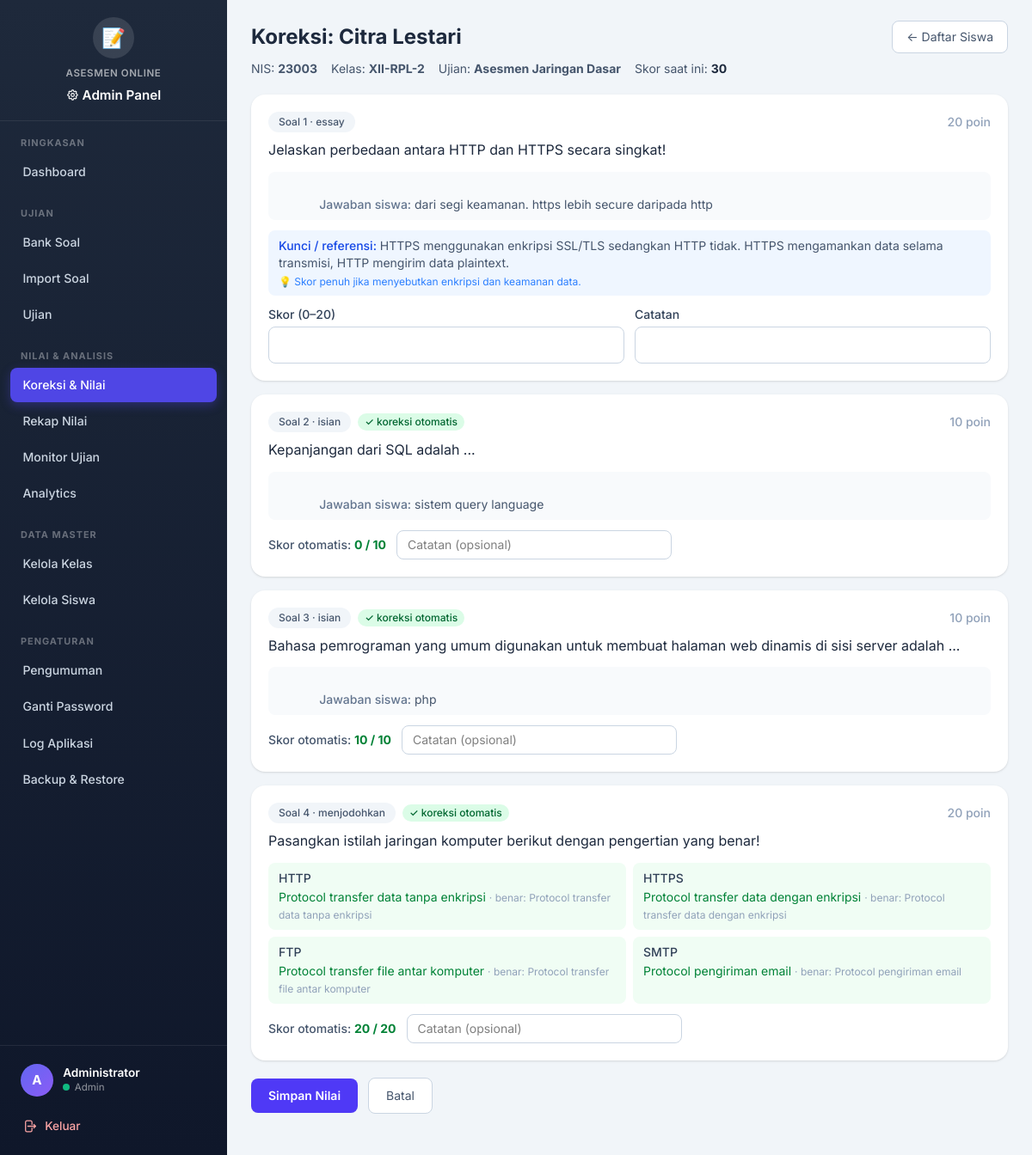
The page /admin/koreksi/koreksi_sesi.php?sesi=3 (signed in) on the database its author committed.
### tables this page shows
CREATE TABLE IF NOT EXISTS sesi_ujian (
  id INT AUTO_INCREMENT PRIMARY KEY,
  id_ujian INT NOT NULL,
  id_siswa INT NOT NULL,
  mulai_pada DATETIME NULL,
  berakhir_pada DATETIME NULL,      
  submitted_at DATETIME NULL,
  status ENUM('berlangsung','submitted','dinilai','dikoreksi') NOT NULL DEFAULT 'berlangsung',
  total_skor INT NOT NULL DEFAULT 0,
  total_poin_auto INT NOT NULL DEFAULT 0,
  total_poin_manual INT NOT NULL DEFAULT 0,
  ip_address VARCHAR(45) NULL,
  created_at TIMESTAMP DEFAULT CURRENT_TIMESTAMP,
  CONSTRAINT fk_sesi_ujian FOREIGN KEY (id_ujian) REFERENCES ujian(id) ON DELETE CASCADE,
  CONSTRAINT fk_sesi_siswa FOREIGN KEY (id_siswa) REFERENCES siswa(id) ON DELETE CASCADE,
  UNIQUE KEY uk_sesi (id_ujian, id_siswa),
  KEY idx_sesi_siswa (id_siswa)
);

CREATE TABLE IF NOT EXISTS siswa (
  id INT AUTO_INCREMENT PRIMARY KEY,
  nis VARCHAR(50) NOT NULL UNIQUE,
  nama_lengkap VARCHAR(100) NOT NULL,
  password VARCHAR(255) NOT NULL,
  kelas_id INT NULL,
  is_active TINYINT(1) DEFAULT 1,
  created_at TIMESTAMP DEFAULT CURRENT_TIMESTAMP,
  CONSTRAINT fk_siswa_kelas FOREIGN KEY (kelas_id) REFERENCES kelas(id) ON DELETE SET NULL,
  KEY idx_siswa_kelas (kelas_id)
);

CREATE TABLE IF NOT EXISTS kelas (
  id INT AUTO_INCREMENT PRIMARY KEY,
  nama_kelas VARCHAR(50) NOT NULL UNIQUE,
  created_at TIMESTAMP DEFAULT CURRENT_TIMESTAMP
);

CREATE TABLE IF NOT EXISTS ujian (
  id INT AUTO_INCREMENT PRIMARY KEY,
  judul VARCHAR(150) NOT NULL,
  mata_pelajaran VARCHAR(100) NULL,
  deskripsi TEXT NULL,
  tanggal_mulai DATETIME NULL,
  tanggal_selesai DATETIME NULL,
  durasi_menit INT NOT NULL DEFAULT 60,
  status ENUM('draft','aktif','selesai') NOT NULL DEFAULT 'draft',
  acak_soal TINYINT(1) NOT NULL DEFAULT 0,
  tampilkan_hasil TINYINT(1) NOT NULL DEFAULT 1,
  created_by INT NULL,
  created_at TIMESTAMP DEFAULT CURRENT_TIMESTAMP,
  updated_at TIMESTAMP DEFAULT CURRENT_TIMESTAMP ON UPDATE CURRENT_TIMESTAMP,
  CONSTRAINT fk_ujian_admin FOREIGN KEY (created_by) REFERENCES admin_users(id) ON DELETE SET NULL,
  KEY idx_ujian_status (status)
);

CREATE TABLE IF NOT EXISTS ujian_soal (
  id INT AUTO_INCREMENT PRIMARY KEY,
  id_ujian INT NOT NULL,
  id_soal INT NOT NULL,
  urutan INT NOT NULL DEFAULT 0,
  CONSTRAINT fk_us_ujian FOREIGN KEY (id_ujian) REFERENCES ujian(id) ON DELETE CASCADE,
  CONSTRAINT fk_us_soal FOREIGN KEY (id_soal) REFERENCES bank_soal(id) ON DELETE CASCADE,
  UNIQUE KEY uk_us (id_ujian, id_soal),
  KEY idx_us_ujian (id_ujian)
);

CREATE TABLE IF NOT EXISTS bank_soal (
  id INT AUTO_INCREMENT PRIMARY KEY,
  tipe ENUM('essay','isian','menjodohkan') NOT NULL,
  pertanyaan TEXT NOT NULL,
  kunci TEXT NULL,                  
  petunjuk TEXT NULL,               
  poin INT NOT NULL DEFAULT 10,
  created_at TIMESTAMP DEFAULT CURRENT_TIMESTAMP,
  updated_at TIMESTAMP DEFAULT CURRENT_TIMESTAMP ON UPDATE CURRENT_TIMESTAMP
);

CREATE TABLE IF NOT EXISTS jawaban (
  id INT AUTO_INCREMENT PRIMARY KEY,
  id_sesi INT NOT NULL,
  id_ujian_soal INT NOT NULL,
  jawaban TEXT NULL,                
  skor INT NULL,                    
  status_koreksi ENUM('belum','otomatis','manual') NOT NULL DEFAULT 'belum',
  catatan TEXT NULL,
  updated_at TIMESTAMP DEFAULT CURRENT_TIMESTAMP ON UPDATE CURRENT_TIMESTAMP,
  CONSTRAINT fk_jawaban_sesi FOREIGN KEY (id_sesi) REFERENCES sesi_ujian(id) ON DELETE CASCADE,
  CONSTRAINT fk_jawaban_us FOREIGN KEY (id_ujian_soal) REFERENCES ujian_soal(id) ON DELETE CASCADE,
  UNIQUE KEY uk_jawaban (id_sesi, id_ujian_soal),
  KEY idx_jawaban_sesi (id_sesi)
);

CREATE TABLE IF NOT EXISTS pasangan_menjodohkan (
  id INT AUTO_INCREMENT PRIMARY KEY,
  id_soal INT NOT NULL,
  kolom_kiri VARCHAR(255) NOT NULL,
  kolom_kanan VARCHAR(255) NOT NULL,
  urutan INT NOT NULL DEFAULT 0,
  CONSTRAINT fk_pasangan_soal FOREIGN KEY (id_soal) REFERENCES bank_soal(id) ON DELETE CASCADE,
  KEY idx_pasangan_soal (id_soal)
);

### core/functions.php (called while the page is built, shortened)
<?php
function e($value) {
    return htmlspecialchars((string)$value, ENT_QUOTES, 'UTF-8');
}

### admin/koreksi/koreksi_sesi.php (the view, shortened to what this page needs)
<?php
$id_sesi = (int)($_GET['sesi'] ?? 0);
$conn = db();
$stmt = $conn->prepare("
    SELECT s.*, u.id AS id_ujian, u.judul, u.tampilkan_hasil, sis.nis, sis.nama_lengkap, k.nama_kelas
    FROM sesi_ujian s
    JOIN ujian u ON u.id = s.id_ujian
    JOIN siswa sis ON sis.id = s.id_siswa
    LEFT JOIN kelas k ON k.id = sis.kelas_id
    WHERE s.id = ?
");
$stmt->bind_param('i', $id_sesi);
$stmt->execute();
$sesi = $stmt->get_result()->fetch_assoc();
$stmt = $conn->prepare("
    SELECT us.id AS id_us, us.id_soal, us.urutan, b.tipe, b.pertanyaan, b.kunci, b.poin, b.petunjuk,
           j.jawaban, j.skor, j.status_koreksi, j.catatan
    FROM ujian_soal us
    JOIN bank_soal b ON b.id = us.id_soal
    LEFT JOIN jawaban j ON j.id_ujian_soal = us.id AND j.id_sesi = ?
    WHERE us.id_ujian = ? ORDER BY us.urutan, us.id
");
$stmt->bind_param('ii', $id_sesi, $sesi['id_ujian']);
$stmt->execute();
$soal_list = $stmt->get_result()->fetch_all(MYSQLI_ASSOC);
require __DIR__ . '/../../views/layout_admin_top.php';
?>
<div class="flex items-center justify-between">
  <h1 class="text-2xl font-bold text-slate-800">Koreksi: <?= e($sesi['nama_lengkap']) ?></h1>
  <a href="nilai.php?ujian=<?= (int)$sesi['id_ujian'] ?>" class="rounded-lg border border-slate-300 bg-white px-4 py-2 text-sm text-slate-600 hover:bg-slate-50">← Daftar Siswa</a>
</div>
<div class="mt-2 mb-5 flex flex-wrap gap-4 text-sm text-slate-600">
  <span>NIS: <b><?= e($sesi['nis']) ?></b></span>
  <span>Kelas: <b><?= e($sesi['nama_kelas'] ?? '-') ?></b></span>
  <span>Ujian: <b><?= e($sesi['judul']) ?></b></span>
  <span>Skor saat ini: <b class="text-slate-800"><?= (int)$sesi['total_skor'] ?></b></span>
</div>
<form method="post">
  <div class="space-y-4">
    <?php foreach ($soal_list as $i => $r): ?>
      <div class="rounded-2xl bg-white p-5 shadow">
        <div class="mb-2 flex items-center justify-between gap-3">
          <div class="flex items-center gap-2">
            <span class="inline-flex rounded-full bg-slate-100 px-3 py-1 text-xs font-medium text-slate-600">Soal <?= $i + 1 ?> · <?= e($r['tipe']) ?></span>
            <?php if ($r['tipe'] === 'essay' && ($r['status_koreksi'] ?? '') === 'manual'): ?>
              <span class="inline-flex rounded-full bg-blue-100 px-2 py-0.5 text-xs font-medium text-blue-800">✓ dinilai manual</span>
            <?php elseif ($r['tipe'] !== 'essay' && ($r['status_koreksi'] ?? '') === 'otomatis'): ?>
              <span class="inline-flex rounded-full bg-green-100 px-2 py-0.5 text-xs font-medium text-green-800">✓ koreksi otomatis</span>
            <?php endif; ?>
          </div>
          <span class="text-sm font-medium text-slate-400"><?= (int)$r['poin'] ?> poin</span>
        </div>
        <div class="text-slate-800 whitespace-pre-wrap"><?= e($r['pertanyaan']) ?></div>
        <?php if ($r['tipe'] === 'menjodohkan'): ?>
          <?php
            $stmt_pair = $conn->prepare("SELECT id, kolom_kiri, kolom_kanan FROM pasangan_menjodohkan WHERE id_soal = ? ORDER BY urutan");
            $stmt_pair->bind_param('i', $r['id_soal']);
            $stmt_pair->execute();
            $pairs = $stmt_pair->get_result()->fetch_all(MYSQLI_ASSOC);
            $jawaban_json = json_decode((string)$r['jawaban'], true);
          ?>
          <div class="mt-3 grid grid-cols-1 gap-2 sm:grid-cols-2">
            <?php foreach ($pairs as $pp):
              $kiri_id = (int)$pp['id'];
              $terpilih = is_array($jawaban_json) && isset($jawaban_json[$kiri_id]) ? $jawaban_json[$kiri_id] : null;
              $teks_terpilih = '';
              if ($terpilih !== null && $terpilih !== '') {
                  if (is_numeric($terpilih)) {
                      foreach ($pairs as $pp2) {
                          if ((int)$pp2['id'] === (int)$terpilih) {
                              $teks_terpilih = $pp2['kolom_kanan'];
                              break;
                          }
                      }
                  } else {
                      $teks_terpilih = $terpilih;
                  }
              }
              $benar = ($teks_terpilih !== '' && mb_strtolower(trim($teks_terpilih)) === mb_strtolower(trim($pp['kolom_kanan'])));
            ?>
              <div class="rounded-lg px-3 py-2 text-sm <?= $teks_terpilih === '' ? 'bg-slate-50' : ($benar ? 'bg-green-50' : 'bg-red-50') ?>">
                <div class="font-medium text-slate-700"><?= e($pp['kolom_kiri']) ?></div>
                <div class="mt-0.5 text-slate-600">
                  <span class="<?= $benar ? 'text-green-700' : ($teks_terpilih === '' ? 'text-slate-400' : 'text-red-700') ?>">
                    <?= $teks_terpilih === '' ? '(tidak diisi)' : e($teks_terpilih) ?>
                  </span>
                  <span class="text-xs text-slate-400">· benar: <?= e($pp['kolom_kanan']) ?></span>
                </div>
              </div>
            <?php endforeach; ?>
          </div>
        <?php else: ?>
          <div class="mt-3 rounded-lg bg-slate-50 px-3 py-2 text-sm text-slate-600 whitespace-pre-wrap">
            <span class="font-medium text-slate-500">Jawaban siswa:</span> <?= e($r['jawaban'] !== null && $r['jawaban'] !== '' ? $r['jawaban'] : '(kosong)') ?>
          </div>
        <?php endif; ?>
        <?php if ($r['tipe'] === 'essay'): ?>
          <div class="mt-3 rounded-lg bg-blue-50 px-3 py-2 text-sm text-slate-600">
            <span class="font-medium text-blue-700">Kunci / referensi:</span> <?= e($r['kunci'] ?? '-') ?>
            <?php if (!empty($r['petunjuk'])): ?><div class="mt-1 text-xs text-blue-500">💡 <?= e($r['petunjuk']) ?></div><?php endif; ?>
          </div>
          <div class="mt-3 grid grid-cols-1 gap-3 sm:grid-cols-2">
            <div>
              <label class="mb-1 block text-sm font-medium text-slate-700">Skor (0–<?= (int)$r['poin'] ?>)</label>
              <input type="number" name="skor[<?= (int)$r['id_us'] ?>]" min="0" max="<?= (int)$r['poin'] ?>"
                     value="<?= $r['skor'] !== null ? (int)$r['skor'] : '' ?>"
                     class="w-full rounded-lg border border-slate-300 px-3 py-2 focus:border-indigo-500 focus:outline-none">
            </div>
            <div>
              <label class="mb-1 block text-sm font-medium text-slate-700">Catatan</label>
              <input type="text" name="catatan[<?= (int)$r['id_us'] ?>]" value="<?= e($r['catatan'] ?? '') ?>"
                     class="w-full rounded-lg border border-slate-300 px-3 py-2 focus:border-indigo-500 focus:outline-none">
            </div>
          </div>
        <?php else: ?>
          <div class="mt-3 flex flex-wrap items-center gap-3">
            <span class="text-sm font-medium text-slate-600">Skor otomatis: <b class="text-green-700"><?= $r['skor'] !== null ? (int)$r['skor'] : 'belum' ?> / <?= (int)$r['poin'] ?></b></span>
            <div class="flex-1 sm:max-w-xs">
              <input type="text" name="catatan[<?= (int)$r['id_us'] ?>]" value="<?= e($r['catatan'] ?? '') ?>" placeholder="Catatan (opsional)"
                     class="w-full rounded-lg border border-slate-300 px-3 py-1.5 text-sm focus:border-indigo-500 focus:outline-none">
            </div>
          </div>
        <?php endif; ?>
      </div>
    <?php endforeach; ?>
  </div>
  <div class="mt-5 flex items-center gap-3">
    <button type="submit" class="rounded-lg bg-indigo-600 px-5 py-2.5 text-sm font-semibold text-white hover:bg-indigo-700">Simpan Nilai</button>
    <a href="nilai.php?ujian=<?= (int)$sesi['id_ujian'] ?>" class="rounded-lg border border-slate-300 bg-white px-5 py-2.5 text-sm text-slate-600 hover:bg-slate-50">Batal</a>
  </div>
</form>
<?php require __DIR__ . '/../../views/layout_admin_bottom.php'; ?>

### assets/css/theme.css (style rules this page uses)
:root { --primary: #4f46e5; --primary-hover: #4338ca; --primary-light: #eef2ff; --secondary: #64748b; --success: #10b981; --success-light: #d1fae5; --warning: #f59e0b; --warning-light: #fef3c7; --danger: #ef4444; --danger-light: #fee2e2; --info: #3b82f6; --info-light: #dbeafe; --dark: #1e293b; --light: #f8fafc; --border: #e2e8f0; --sidebar-width: 264px; --sidebar-bg: linear-gradient(180deg, #1e293b 0%, #0f172a 100%); --card-shadow: 0 1px 3px rgba(0,0,0,0.06), 0 1px 2px rgba(0,0,0,0.04); --card-hover-shadow: 0 10px 25px rgba(0,0,0,0.10); --radius: 12px; --radius-sm: 8px; --font: 'Inter', system-ui, -apple-system, sans-serif; --transition: 0.2s ease; }
* { font-family: var(--font); }
body { font-size: 16px; line-height: 1.6; }

### rows shown on the page
sesi_ujian: id_siswa.nama_lengkap "Citra Lestari", id_siswa.nis "23003", kelas.nama_kelas "XII-RPL-2", id_ujian.judul "Asesmen Jaringan Dasar", total_skor "30"
ujian_soal: id_soal.tipe "essay", id_soal.poin "20", id_soal.pertanyaan "Jelaskan perbedaan antara HTTP dan HTTPS secara singkat!", jawaban.jawaban "dari segi keamanan. https lebih secure daripada http", id_soal.kunci "HTTPS menggunakan enkripsi SSL/TLS sedangkan HTTP tidak. HTTPS mengamankan data selama transmisi, HTTP mengirim data plaintext.", id_soal.petunjuk "Skor penuh jika menyebutkan enkripsi dan keamanan data."
ujian_soal: id_soal.tipe "isian", shows "✓ koreksi otomatis", id_soal.poin "10", id_soal.pertanyaan "Kepanjangan dari SQL adalah ...", jawaban.jawaban "sistem query language", jawaban.skor "0"
ujian_soal: id_soal.tipe "isian", shows "✓ koreksi otomatis", id_soal.poin "10", id_soal.pertanyaan "Bahasa pemrograman yang umum digunakan untuk membuat halaman web dinamis di sisi server adalah ...", jawaban.jawaban "php", jawaban.skor "10"
ujian_soal: id_soal.tipe "menjodohkan", shows "✓ koreksi otomatis", id_soal.poin "20", id_soal.pertanyaan "Pasangkan istilah jaringan komputer berikut dengan pengertian yang benar!", jawaban.skor "20"
pasangan_menjodohkan: kolom_kiri "HTTP", kolom_kanan "Protocol transfer data tanpa enkripsi"
pasangan_menjodohkan: kolom_kiri "HTTPS", kolom_kanan "Protocol transfer data dengan enkripsi"
pasangan_menjodohkan: kolom_kiri "FTP", kolom_kanan "Protocol transfer file antar komputer"
pasangan_menjodohkan: kolom_kiri "SMTP", kolom_kanan "Protocol pengiriman email"

### other values the page prints
$section['label'] "RINGKASAN"
$item['label'] "Dashboard"
$section['label'] "UJIAN"
$item['label'] "Bank Soal"
$item['label'] "Import Soal"
$item['label'] "Ujian"
$section['label'] "NILAI & ANALISIS"
$item['label'] "Koreksi & Nilai"
$item['label'] "Rekap Nilai"
$item['label'] "Monitor Ujian"
$item['label'] "Analytics"
$section['label'] "DATA MASTER"
$item['label'] "Kelola Kelas"
$item['label'] "Kelola Siswa"
$section['label'] "PENGATURAN"
